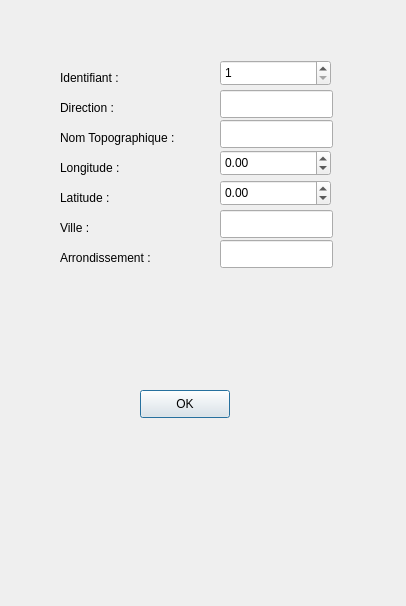
<?xml version="1.0" encoding="UTF-8"?>
<ui version="4.0">
 <class>AjoutBorneFontaineInterface</class>
 <widget class="QDialog" name="AjoutBorneFontaineInterface">
  <property name="geometry">
   <rect>
    <x>0</x>
    <y>0</y>
    <width>406</width>
    <height>606</height>
   </rect>
  </property>
  <property name="windowTitle">
   <string>AjoutBorneFontaineInterface</string>
  </property>
  <widget class="QLabel" name="label">
   <property name="geometry">
    <rect>
     <x>60</x>
     <y>70</y>
     <width>71</width>
     <height>16</height>
    </rect>
   </property>
   <property name="text">
    <string>Identifiant :</string>
   </property>
  </widget>
  <widget class="QLabel" name="label_2">
   <property name="geometry">
    <rect>
     <x>60</x>
     <y>100</y>
     <width>71</width>
     <height>16</height>
    </rect>
   </property>
   <property name="text">
    <string>Direction :</string>
   </property>
  </widget>
  <widget class="QLabel" name="label_3">
   <property name="geometry">
    <rect>
     <x>60</x>
     <y>130</y>
     <width>131</width>
     <height>16</height>
    </rect>
   </property>
   <property name="text">
    <string>Nom Topographique :</string>
   </property>
  </widget>
  <widget class="QLabel" name="label_4">
   <property name="geometry">
    <rect>
     <x>60</x>
     <y>160</y>
     <width>71</width>
     <height>16</height>
    </rect>
   </property>
   <property name="text">
    <string>Longitude :</string>
   </property>
  </widget>
  <widget class="QLabel" name="label_5">
   <property name="geometry">
    <rect>
     <x>60</x>
     <y>190</y>
     <width>61</width>
     <height>16</height>
    </rect>
   </property>
   <property name="text">
    <string>Latitude :</string>
   </property>
  </widget>
  <widget class="QLabel" name="label_6">
   <property name="geometry">
    <rect>
     <x>60</x>
     <y>220</y>
     <width>58</width>
     <height>16</height>
    </rect>
   </property>
   <property name="text">
    <string>Ville :</string>
   </property>
  </widget>
  <widget class="QLabel" name="label_7">
   <property name="geometry">
    <rect>
     <x>60</x>
     <y>250</y>
     <width>111</width>
     <height>16</height>
    </rect>
   </property>
   <property name="text">
    <string>Arrondissement : </string>
   </property>
  </widget>
  <widget class="QLineEdit" name="lineEditDirection">
   <property name="geometry">
    <rect>
     <x>220</x>
     <y>90</y>
     <width>113</width>
     <height>28</height>
    </rect>
   </property>
  </widget>
  <widget class="QLineEdit" name="lineEditNomTopographique">
   <property name="geometry">
    <rect>
     <x>220</x>
     <y>120</y>
     <width>113</width>
     <height>28</height>
    </rect>
   </property>
  </widget>
  <widget class="QLineEdit" name="lineEditVille">
   <property name="geometry">
    <rect>
     <x>220</x>
     <y>210</y>
     <width>113</width>
     <height>28</height>
    </rect>
   </property>
  </widget>
  <widget class="QLineEdit" name="lineEditArrondissement">
   <property name="geometry">
    <rect>
     <x>220</x>
     <y>240</y>
     <width>113</width>
     <height>28</height>
    </rect>
   </property>
  </widget>
  <widget class="QDoubleSpinBox" name="doubleSpinBoxLongitude">
   <property name="geometry">
    <rect>
     <x>220</x>
     <y>150</y>
     <width>111</width>
     <height>26</height>
    </rect>
   </property>
   <property name="minimum">
    <double>-1000000.000000000000000</double>
   </property>
   <property name="maximum">
    <double>1000000.000000000000000</double>
   </property>
  </widget>
  <widget class="QDoubleSpinBox" name="doubleSpinBoxLatitude">
   <property name="geometry">
    <rect>
     <x>220</x>
     <y>180</y>
     <width>111</width>
     <height>26</height>
    </rect>
   </property>
   <property name="minimum">
    <double>-1000000.000000000000000</double>
   </property>
   <property name="maximum">
    <double>1000000.000000000000000</double>
   </property>
  </widget>
  <widget class="QPushButton" name="pushButtonOK">
   <property name="geometry">
    <rect>
     <x>140</x>
     <y>390</y>
     <width>90</width>
     <height>28</height>
    </rect>
   </property>
   <property name="text">
    <string>OK</string>
   </property>
  </widget>
  <widget class="QSpinBox" name="spinBoxIdentifiant">
   <property name="geometry">
    <rect>
     <x>220</x>
     <y>60</y>
     <width>111</width>
     <height>26</height>
    </rect>
   </property>
   <property name="minimum">
    <number>1</number>
   </property>
   <property name="maximum">
    <number>999999</number>
   </property>
  </widget>
 </widget>
 <resources/>
 <connections>
  <connection>
   <sender>pushButtonOK</sender>
   <signal>clicked()</signal>
   <receiver>AjoutBorneFontaineInterface</receiver>
   <slot>validerValeur()</slot>
   <hints>
    <hint type="sourcelabel">
     <x>184</x>
     <y>403</y>
    </hint>
    <hint type="destinationlabel">
     <x>202</x>
     <y>302</y>
    </hint>
   </hints>
  </connection>
 </connections>
 <slots>
  <slot>validerValeur()</slot>
 </slots>
</ui>
